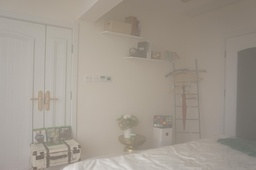
#> input picture DCP/CV_Image_Dehazing-main/input images/00010.JPG, 256 x 170 px, shrunk from 2708 x 1800 before the run
$ python 'File3_Colored Image Dehazing using SKWGIF.py'   (older library calls are emulated)
#> lines starting #> are read from the running program, lines starting #| are printed output that depends on the picture
import cv2;
from math import *
import numpy as np;

def DarkChannel(im,sz):
    """ This Function is used to get the pixel values
    whose intensity is very low in the given colour channel """
    b,g,r = cv2.split(im)
    dc = cv2.min(cv2.min(r,g),b);
    kernel = cv2.getStructuringElement(cv2.MORPH_RECT,(sz,sz))
    dark = cv2.erode(dc,kernel)
    return dark

def AtmLight(im,dark):
    """ This Function is used to estimate
    the atmospheric light in image"""
    [h,w] = im.shape[:2]
    imsz = h*w
    numpx = int(max(floor(imsz/1000),1))
    darkvec = dark.reshape(imsz,1);
    imvec = im.reshape(imsz,3);

    indices = darkvec.argsort();
    indices = indices[imsz-numpx::]

    atmsum = np.zeros([1,3])
    for ind in range(1,numpx):
       atmsum = atmsum + imvec[indices[ind]]

    A = atmsum / numpx;
    return A

def TransmissionEstimate(im,A,sz):
    """ This Function deletes the preliminary transmittal
    based on latent area obtained from dark channel"""
    omega = 0.95;
    im3 = np.empty(im.shape,im.dtype);

    for ind in range(0,3):
        im3[:,:,ind] = im[:,:,ind]/A[0,ind]

    transmission = 1 - omega*DarkChannel(im3,sz);
    return transmission

def Grad_func(img):
    '''
    This Function returns Local Gradient Matrices.
    Parameters
    ----------
    img : Image
          Input Image for which Local Gradient Matrices are to be found.

    Returns
    -------
    Grad_mat : 2D Numpy Matrix
               Matrix containing Local Gradient Matrix for every pixel in input image.
    '''
    dummy_mat = np.array([[0.00 for j in range(2)] for i in range(9)])
    Grad_mat = [[dummy_mat for j in range(img.shape[1])] for i in range(img.shape[0])]
    for i in range(1, img.shape[0]-1):
        for j in range(1, img.shape[1]-1):
            Gij = []
            roi = img[i-1:i+2, j-1:j+2]
            gx = cv2.Sobel(roi,cv2.CV_64F, 1, 0, ksize = 1)
            gy = cv2.Sobel(roi, cv2.CV_64F, 0, 1, ksize = 1)
            gx = np.reshape(gx,(9, ))
            gy = np.reshape(gy,(9, ))
            Gij.append(gx)
            Gij.append(gy)
            Grad_mat[i][j] = np.transpose(Gij)
    return Grad_mat

def steering_kernel(img):
    '''
    This Function Returns Steering Kernel Matrices.
    Parameters
    ----------
    img : Image

    Returns
    -------
    W : 2D Numpy Matrix
        Matrix containing Steering Kernel Weight Matrices for each pixel in input image.
    '''
    Grad_mat = Grad_func(img*255)
    dummy_mat = np.array([[0 for j in range(3)] for i in range(3)])
    W = [[dummy_mat for j in range(img.shape[1])] for i in range(img.shape[0])]
    for i in range(1, img.shape[0]-1):
        for j in range(1, img.shape[1]-1):
            u, s, v = np.linalg.svd(Grad_mat[i][j])
            v2 = v[1]
            if v2[1] == 0:
                theta = pi/2
            else:
                theta = np.arctan(v2[0]/v2[1])
            sigma = (s[0] + 1.0)/(s[1] + 1.0)
            gamma = sqrt(((s[0]*s[1]) + 0.01)/9)
            Rot_mat = np.array([[cos(theta), sin(theta)], [-(sin(theta)), cos(theta)]])
            El_mat = np.array([[sigma, 0], [0, (1/sigma)]])
            C = gamma*(np.dot(np.dot(Rot_mat, El_mat), np.transpose(Rot_mat)))
            coeff = sqrt(np.linalg.det(C))/(2*pi*(5.76))
            W_i = [[0 for q in range(3)] for p in range(3)]
            for n_i in range(i-1, i+2):
                for n_j in range(j-1, j+2):
                    xi = np.array([i, j])
                    xk = np.array([n_i, n_j])
                    xik = xi - xk
                    wik = coeff*(exp(-(np.dot(np.dot(np.transpose(xik), C), xik))/(11.52)))
                    W_i[n_i-i+1][n_j-j+1] = wik
            W[i][j] = W_i
    return W

def SK_Weighted_Guided_Image_Filter(im,p,r,r2,eps,lamda,N):
    '''
    This Function returns the output for Steering Kernel
    Weighted Guided Image Filter applied on Input Image.

    Parameters
    ----------
    im : Guidance Image

    p : Input Filter Image

    r : Radius of Kernel

    r2 : Radius of Local Window centered at a particular pixel

    eps : Regularization parameter

    lamda : small constant dependent on dynamic range

    N : Number of Pixels in the Input image

    Returns
    -------
    q : Output Image after SKWGIF application
    '''
    mean_I = cv2.boxFilter(im,cv2.CV_64F,(r,r))
    mean_I2  = cv2.boxFilter(im, cv2.CV_64F,(r2,r2))
    mean_p = cv2.boxFilter(p, cv2.CV_64F,(r,r))
    mean_p2 = cv2.boxFilter(p, cv2.CV_64F, (r2,r2))

    corr_I = cv2.boxFilter(im*im, cv2.CV_64F,(r,r))
    corr_I2 = cv2.boxFilter(im*im,cv2.CV_64F,(r2,r2))
    corr_Ip = cv2.boxFilter(im*p,cv2.CV_64F,(r,r))

    var_I = corr_I - mean_I*mean_I
    var_I2 = corr_I2 - mean_I2*mean_I2

    PsiI = ((var_I2+lamda)*np.sum(1/(var_I2 + lamda)))/N

    cov_Ip = corr_Ip - mean_I*mean_p

    a_psi = cov_Ip/(var_I + eps/PsiI)
    b_psi = mean_p - (a_psi)*mean_I

    W = steering_kernel(im)

    mean_a = [[0 for j in range(im.shape[1])] for i in range(im.shape[0])]
    mean_b = [[0 for j in range(im.shape[1])] for i in range(im.shape[0])]

    for i in range(1, im.shape[0]-1):
        for j in range(1, im.shape[1]-1):
            Wk = W[i][j]
            roi_a = a_psi[i-1:i+2, j-1:j+2]
            roi_b = b_psi[i-1:i+2, j-1:j+2]
            mean_a[i][j] = np.sum(Wk*roi_a)
            mean_b[i][j] = np.sum(Wk*roi_b)
    mean_a = np.array(mean_a)
    mean_b = np.array(mean_b)
    mean_b = b_psi
    #cv2.imshow("Edge_SKWGIF", mean_a)
    q = mean_a*im + mean_b
    return q

def TransmissionRefine(im,et):
    '''
    Parameters
    ----------
    im : Guidance Image

    et : Input Filter Image

    Returns
    -------
    t : Final image
    '''
    gray = cv2.cvtColor(im,cv2.COLOR_BGR2GRAY);
    gray = np.float64(gray)/255;
    r = 32;
    eps = 0.01;
    minimum = np.min(gray)
    maximum = np.max(gray)

    L = (maximum-minimum)
    lamda = (0.001*L)**2
    rows, columns = gray.shape
    N = rows*columns
    t = SK_Weighted_Guided_Image_Filter(gray, et, r, 3, eps, lamda, N);

    return t;

def Recover(im,t,A,tx = 0.1):
    """ This function recovers a haze-free image determined by three surface
    colour values as well as transmission value at every pixel."""
    res = np.empty(im.shape,im.dtype);
    t = cv2.max(t,tx);

    for ind in range(0,3):
        res[:,:,ind] = (im[:,:,ind]-A[0,ind])/t + A[0,ind]

    return res


fn = "input images/00010.JPG"
src = cv2.imread(fn);
#> src is the input picture: shape (170, 256, 3); mean B, G, R 142.9, 153.1, 161.2

I = src.astype('float64')/255;

dark = DarkChannel(I,15);
#> in DarkChannel, `dark = cv2.erode(dc,kernel)`:
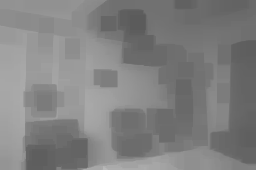
#> dark: shape (170, 256) float64; min 0.357, max 0.722, mean 0.503
A = AtmLight(I,dark);
#> in AtmLight, `indices = indices[imsz-numpx::]`: indices = 43 values from 0 to 0
#> the loop in AtmLight, `for ind in range(1,numpx):` made 42 passes
#> atmsum on passes 1 to 12: [[0.573, 0.608, 0.643]], [[1.15, 1.22, 1.29]], [[1.72, 1.82, 1.93]], [[2.29, 2.43, 2.57]], [[2.86, 3.04, 3.22]], [[3.44, 3.65, 3.86]], [[4.01, 4.25, 4.5]], [[4.58, 4.86, 5.15]], [[5.15, 5.47, 5.79]], [[5.73, 6.08, 6.43]], [[6.3, 6.69, 7.07]], [[6.87, 7.29, 7.72]]
#> in AtmLight, `A = atmsum / numpx;`: A = [[0.559, 0.594, 0.628]]
#> A = [[0.559, 0.594, 0.628]]
te = TransmissionEstimate(I,A,15);
#> after the loop in TransmissionEstimate, `for ind in range(0,3):`:
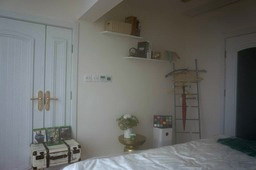
#> im3: shape (170, 256, 3) float64; mean B, G, R 1, 1.01, 1.01; drawn with min black and max white
#> in TransmissionEstimate, `transmission = 1 - omega*DarkChannel(im3,sz);`:
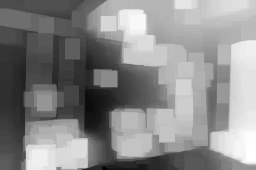
#> transmission: shape (170, 256) float64; min -0.139, max 0.407, mean 0.157; drawn with min black and max white
t = TransmissionRefine(src,te);
#> in TransmissionRefine, `minimum = np.min(gray)`: minimum = 0.392
#> in TransmissionRefine, `maximum = np.max(gray)`: maximum = 0.875
#> in TransmissionRefine, `L = (maximum-minimum)`: L = 0.482
#> in TransmissionRefine, `lamda = (0.001*L)**2`: lamda = 2.33e-07
#> in SK_Weighted_Guided_Image_Filter, `b_psi = mean_p - (a_psi)*mean_I`:
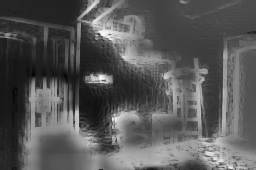
#> b_psi: shape (170, 256) float64; min -0.196, max 1.52, mean 0.398; drawn with min black and max white
#> after the loop in Grad_func, `for i in range(1, img.shape[0]-1):`: Grad_mat = 170 items
J = Recover(I,t,A,0.1);
#> in Recover, `t = cv2.max(t,tx);`:
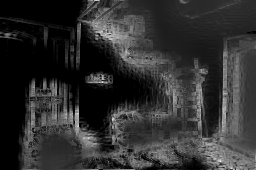
#> t: shape (170, 256) float64; min 0.1, max 1.34, mean 0.334; drawn with min black and max white
#> after the loop in Recover, `for ind in range(0,3):`:
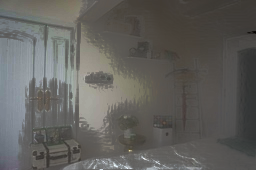
#> res: shape (170, 256, 3) float64; mean B, G, R 0.704, 0.755, 0.77; drawn with min black and max white

while 1:
    cv2.imshow("dark", dark);
    cv2.imshow("Transmission Image", t);
    cv2.imshow('Original Image', src);
    cv2.imshow('Final Image', J);
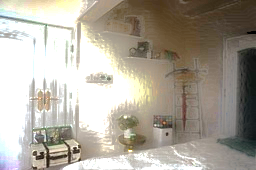
#> window 'Final Image': shape (170, 256, 3); mean B, G, R 154.8, 166.5, 173.1
    if cv2.waitKey(20) & 0xFF == 27:
#> (key Esc is pressed here)
        break

cv2.destroyAllWindows()

$ run again, with DCP/CV_Image_Dehazing-main/input images/Building with Haze Color.jpg copied over DCP/CV_Image_Dehazing-main/input images/00010.JPG
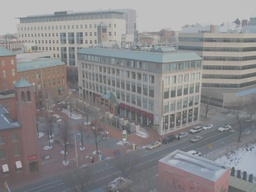
#> input picture DCP/CV_Image_Dehazing-main/input images/Building with Haze Color.jpg, 256 x 192 px, shrunk from 500 x 375 before the run
#> src is the input picture: shape (192, 256, 3); mean B, G, R 138.1, 136.3, 137.3
#> indices = 49 values from 0 to 0
#> the loop in AtmLight, `for ind in range(1,numpx):` made 48 passes
#> atmsum on passes 1 to 8: [[0.753, 0.753, 0.753]], [[1.51, 1.51, 1.51]], [[2.26, 2.26, 2.26]], [[3.01, 3.01, 3.01]], [[3.76, 3.76, 3.76]], [[4.52, 4.52, 4.52]], [[5.27, 5.27, 5.27]], [[6.02, 6.02, 6.02]]
#> in AtmLight, `A = atmsum / numpx;`: A = [[0.738, 0.738, 0.738]]
#> minimum = 0.267
#> maximum = 0.78
#> L = 0.514
#> lamda = 2.64e-07
#> in SK_Weighted_Guided_Image_Filter, `b_psi = mean_p - (a_psi)*mean_I`:
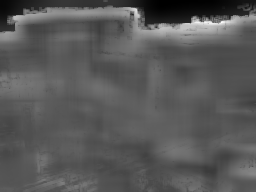
#> b_psi: shape (192, 256) float64; min 0.031, max 1.67, mean 0.6; drawn with min black and max white
#> after the loop in Grad_func, `for i in range(1, img.shape[0]-1):`: Grad_mat = 192 items
#> `cv2.imshow("Transmission Image", t);`:
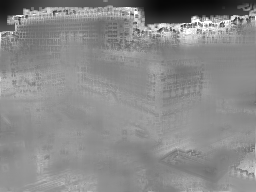
#> window 'Transmission Image': shape (192, 256); min 7, max 255, mean 138.1
